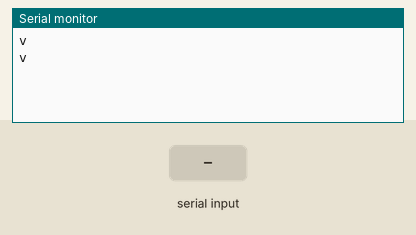
This sketch was run on a simulated Arduino Uno, built with avr-gcc and run on an emulated ATmega328P. Shown: the last lines printed to the serial monitor. The inputs (shaded band) are chosen by the test bench. The ROS host is connected and sends only what is stated.

Above: at 15.7 s.
15.8 s: "1" received over the second serial link
At 18.2 s:
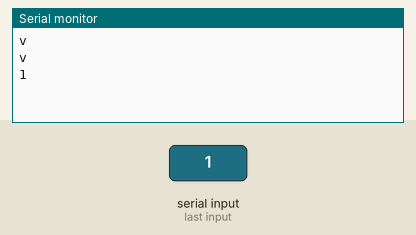
18.7 s: "0" received over the second serial link
At 20.1 s:
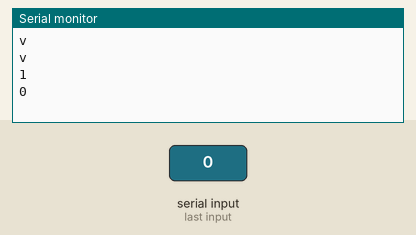
20.2 s: "2" received over the second serial link
At 21.3 s:
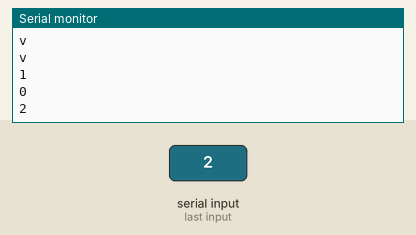

Measured:
- after the input at 15.8 s, the serial monitor: prints a new line after 1.5 s (image 1)
- after the input at 18.7 s, the serial monitor: prints a new line after 1.1 s (image 2)
- after the input at 20.2 s, the serial monitor: prints a new line after 0.61 s (image 3)

The sketch:

bluetooth_HM10_master.ino
```cpp
#include <SoftwareSerial.h>
#include <ros.h>
#include <std_msgs/String.h>
#include <ArduinoHardware.h>
SoftwareSerial bluetooth(2, 3); // RX, TX
ros::NodeHandle nh;
std_msgs::String rssi_msg;
ros::Publisher rssi_pub("rssi", &rssi_msg);

int flag;


void sendATCommand(String command)
{
  bluetooth.print(command);
  delay(500);
  while (bluetooth.available()) {
  char c = bluetooth.read();
  Serial.print(c);


}
  Serial.print("\r\n");

// }
}

String readATResponse(String command) {
  String response = "";
  bluetooth.print(command);
  // 잘 안되면 500으로 변경
  delay(300);
  while (bluetooth.available()) {
    char c = bluetooth.read();
    response += c;
    Serial.print(c);
    // return "1" + response ;
  }
  char c = bluetooth.read();
  // response = c + "s";
  return response;
}

void setup() {
  // nh.getHardware()->setBaud(9600);
  flag = 0;
  nh.initNode();
  nh.advertise(rssi_pub);
  Serial.begin(9600);
  bluetooth.begin(9600);
  delay(1000);
  // ArduinoHardware arduinoHardware;
  // arduinoHardware.setBaud(9600);

  //////////////////////////////
  sendATCommand("AT+RENEW");
  delay(2000);
  //////////////////////////////


  sendATCommand("AT");
  delay(1000);
  sendATCommand("AT+ADDR?");
  delay(1000);
  sendATCommand("AT+BAUD?");
  delay(1000);
  sendATCommand("AT+ROLE1");
  delay(1000);
  sendATCommand("AT+IMME1");
  delay(3000);
  // sendATCommand("AT+CON10CEA9FCDF5B");


  // sendATCommand("AT+3CA308B57B47");

  sendATCommand("AT+CON4C249818564B");


  delay(1000);

  String rssiData = "start!!!";

  // Publish the RSSI data as a string to the "rssi" topic
  rssi_msg.data = rssiData.c_str();
  rssi_pub.publish(&rssi_msg);

}

void loop() {
  // sendATCommand("AT+RSSI?"); // cost 40ms


  // total 50ms

  // Read RSSI data from the Bluetooth module
  String rssiData = readATResponse("AT+RSSI?");
  delay(100);                 // cost 10ms
  // Publish the RSSI data as a string to the "rssi" topic


  if (!(rssiData.length() > 0) && flag < 2)
  {
    String response_e = "";
    // String blank = "blank";
    char c_e = "b";
    response_e += c_e;
    rssi_msg.data = response_e.c_str();
    rssi_pub.publish(&rssi_msg);
    Serial.println(response_e);
    flag = flag + 1;
    // nh.spinOnce();

    // nh.spinOnce();
    // rssi_pub.publish(&rssi_msg);
    // delay(1000);

  }


  else if (rssiData.length() > 0) {
  rssi_msg.data = rssiData.c_str();
  rssi_pub.publish(&rssi_msg);
  Serial.println(rssiData);

  // nh.spinOnce();

  flag = 0;

  }


  else {
    // If the received data is empty, send the connection command again
    // String myString = "blank!"; // 출력하고 싶은 문자열

    // 문자열을 시리얼 모니터에 출력
    // Serial.println(myString);
    // String response_e = "";
    // // String blank = "blank";
    // char c_e = "b";
    // response_e += c_e;
    // rssi_msg.data = response_e.c_str();
    // rssi_pub.publish(&rssi_msg);
    // Serial.println(response_e);
    // delay(100);
    // nh.spinOnce();
    // rssi_pub.publish(&rssi_msg);
    // nh.initNode();
    // nh.advertise(rssi_pub);
    Serial.begin(9600);
    bluetooth.begin(9600);
    delay(1000);
    // ArduinoHardware arduinoHardware;
    // arduinoHardware.setBaud(9600);

    //////////////////////////////
    sendATCommand("AT+RENEW");
    delay(2000);
    //////////////////////////////


    sendATCommand("AT");
    delay(500);
    sendATCommand("AT+ADDR?");
    delay(500);
    sendATCommand("AT+BAUD?");
    delay(1000);
    sendATCommand("AT+ROLE1");
    delay(1000);
    sendATCommand("AT+IMME1");
    delay(3000);
    // sendATCommand("AT+CON10CEA9FCDF5B");


    // sendATCommand("AT+3CA308B57B47");

    sendATCommand("AT+CON4C249818564B");


    delay(1000);

  }

  nh.spinOnce();

}

////////////////////////////////////////////////////


// #include <SoftwareSerial.h>
// SoftwareSerial bluetooth(2, 3); // RX, TX


// void setup() {
//   Serial.begin(9600);
//   bluetooth.begin(9600);
//   delay(1000);


//   //////////////////////////////
//   sendATCommand("AT+RENEW");
//   delay(2000);
//   //////////////////////////////


//   sendATCommand("AT");
//   delay(1000);
//   sendATCommand("AT+ADDR?");
//   delay(1000);
//   sendATCommand("AT+BAUD?");
//   delay(1000);
//   sendATCommand("AT+ROLE1");
//   delay(1000);
//   sendATCommand("AT+IMME1");
//   delay(3000);


//   sendATCommand("AT+CON4C249818564B");


//   delay(1000);

// }


// void loop() {
//   sendATCommand("AT+RSSI?");
//   delay(10);

// }

// void sendATCommand(String command) {
//   bluetooth.print(command);
//   delay(500);

//   while (bluetooth.available()) {
//     char c = bluetooth.read();
//     Serial.print(c);


//   }
//   Serial.print("\r\n");

// }


/////////////////////////////////////////////
// #include <SoftwareSerial.h>        // 블루투스 시리얼 통신 라이브러리 추가
// #define BT_RXD 2
// #define BT_TXD 3
// SoftwareSerial bluetooth(BT_RXD, BT_TXD);        // 블루투스 설정 BTSerial(Tx, Rx)
// void setup() {
//   Serial.begin(9600);
//   bluetooth.begin(9600);                         // 블루투스 통신 시작
// }
// void loop() {
//   if (bluetooth.available()) {        // 블루투스에서 보낸 내용은 시리얼모니터로 전송
//     Serial.write(bluetooth.read());
//   }
//   if (Serial.available()) {           // 시리얼모니터에서 보낸 내용은 블루투스로 전송
//     bluetooth.write(Serial.read());
//   }
// }


////////////////////////////////////////////////

// #include <SoftwareSerial.h>
// SoftwareSerial bluetooth(2, 3); // RX, TX


// void setup() {
//   Serial.begin(9600);
//   bluetooth.begin(9600);
//   delay(1000);
//   // sendATCommand("AT+BAUD3");
//   // delay(1000);
//   // sendATCommand("AT+ADDR?");
//   // delay(1000);

//   // sendATCommand("AT+RESET");
//   // delay(1000);

//   //////////////////////////////
//   sendATCommand("AT+RENEW");
//   delay(2000);
//   //////////////////////////////

//   // ////////////////////////////////////
//   // sendATCommand("AT+BAUD3");
//   // delay(1000);


//   // sendATCommand("AT+RESET");

//   // delay(1000);

//   // Serial.begin(57600);
//   // bluetooth.begin(57600);
//   // ////////////////////////////////////////

//   sendATCommand("AT");
//   delay(1000);
//   sendATCommand("AT+ADDR?");
//   delay(1000);
//   sendATCommand("AT+BAUD?");
//   delay(1000);
//   sendATCommand("AT+ROLE1");
//   delay(1000);
//   sendATCommand("AT+IMME1");
//   delay(3000);
//   // sendATCommand("AT+CON10CEA9FCDF5B");


//   // sendATCommand("AT+3CA308B57B47");

//   sendATCommand("AT+CON4C249818564B");


//   delay(1000);

// }

// void loop() {
//   if (bluetooth.available()) {        // 블루투스에서 보낸 내용은 시리얼모니터로 전송
//     Serial.write(bluetooth.read());
//   }
//   if (Serial.available()) {           // 시리얼모니터에서 보낸 내용은 블루투스로 전송
//     bluetooth.write(Serial.read());
//   }
// }

// void sendATCommand(String command) {
//   bluetooth.print(command);
//   delay(500);

//   while (bluetooth.available()) {
//     char c = bluetooth.read();
//     Serial.print(c);


//   }
//   Serial.print("\r\n");

// }
```
